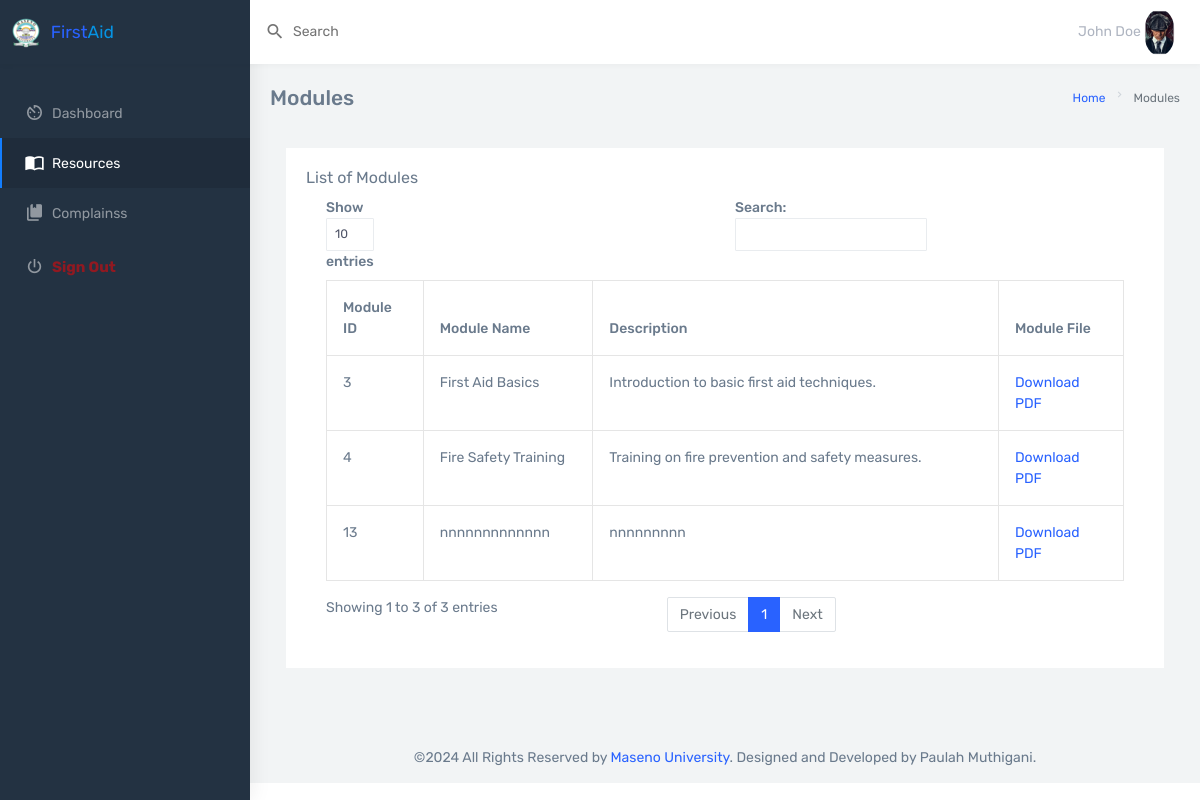
Page /dashboard/resources.php (signed in) on the committed database.
### tables this page shows
CREATE TABLE `Modules` (
  `module_id` int(11) NOT NULL,
  `module_name` varchar(255) DEFAULT NULL,
  `description` text DEFAULT NULL,
  `module_file` varchar(255) DEFAULT NULL
);

### dashboard/resources.php (the view, shortened to what this page needs)
<?php
include '../server.php';
?>
<!DOCTYPE html>
<html dir="ltr" lang="en">
  <head>
    <?php include "_head.php"?>
  </head>
  <body>
    <?php include "_topbar.php"?>
    <?php include "_sidebar.php"?>
      <div class="page-wrapper">
        <div class="page-breadcrumb">
          <div class="row">
            <div class="col-5 align-self-center">
              <h4 class="page-title">Modules</h4>
            </div>
            <div class="col-7 align-self-center">
              <div class="d-flex align-items-center justify-content-end">
                <nav aria-label="breadcrumb">
                  <ol class="breadcrumb">
                    <li class="breadcrumb-item">
                      <a href="#">Home</a>
                    </li>
                    <li class="breadcrumb-item active" aria-current="page">
                      Modules
                    </li>
                  </ol>
                </nav>
              </div>
            </div>
          </div>
        </div>
        <div class="container-fluid">
          <div class="row p-3">
          <div class="col-12">
                    <div class="card">
                        <div class="card-body">
                            <h5 class="card-title">List of Modules</h5>
                            <div class="table-responsive">
                                <table id="dtBasicExample" class="table table-hover table-bordered table-sm"
                                    cellspacing="0" width="100%">
                                    <thead>
                                        <tr>
                                            <th>Module ID</th>
                                            <th>Module Name</th>
                                            <th>Description</th>
                                            <th>Module File</th>
                                        </tr>
                                    </thead>
                                    <?php
if (isset($_SESSION['role_name']) && $_SESSION['role_name'] == 'User') {
    $sql = "SELECT * FROM Modules";
    $result = mysqli_query($db, $sql);
    if ($result) {
        if (mysqli_num_rows($result) > 0) {
            while ($row = mysqli_fetch_assoc($result)) {
                $file_path = 'uploads/' . $row["module_file"];
                echo "<tr>
                <td>" . $row["module_id"] . "</td>
                <td>" . $row["module_name"] . "</td>
                <td>" . $row["description"] . "</td>
                <td><a href='" . $file_path . "' target='_blank'>Download PDF</a></td>                </tr>";
            }
            echo "</table>";
        } else {
            echo "0 results";
        }
    } else {
        echo "Error executing the query: " . mysqli_error($db);
    }
} else {
    echo "You do not have permission to view this data.";
}
?>
                            </div>
                        </div>
                    </div>
                </div>
        </div>
        </div>
      <?php include "_footer.php"?>
      </div>
    </div>
  </body>
</html>

### rows in the picture
modules: module_id "3", module_name "First Aid Basics", description "Introduction to basic first aid techniques."
modules: module_id "4", module_name "Fire Safety Training", description "Training on fire prevention and safety measures."
modules: module_id "13", module_name "nnnnnnnnnnnnn", description "nnnnnnnnn"

### other values in the picture
$_SESSION['fname'] "John"
$_SESSION['lname'] "Doe"
